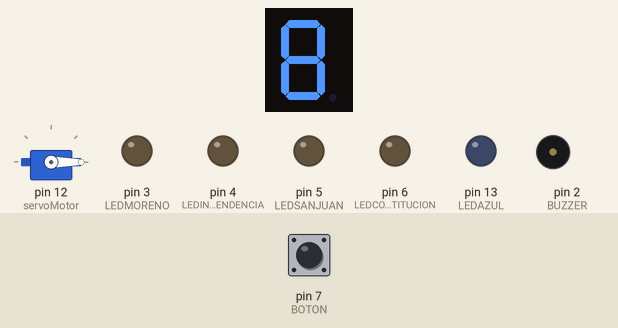
Recording of a sketch running on a simulated Arduino Uno, built with avr-gcc and run on an emulated ATmega328P. On the bench: 1-digit seven-segment display, servo, output pins drawn as LEDs (lit = HIGH), buzzer (waves = sounding, pin HIGH). Wiring (inferred from the names in the program): 1-digit 7-segment display, segments lit when HIGH: segments pin 9, pin 8, A4, A3, A2, pin 10, pin 11. The inputs (shaded band) are chosen by the test bench; at power-on: pin 7 (BOTON) HIGH. The segment pins are drawn as the display they are named for; pins used as bus, display or sensor lines are not drawn.

Above: at 1.2 s.
1.3 s: pin 7 (BOTON) pulled LOW for 0.15 s
At 5.6 s:
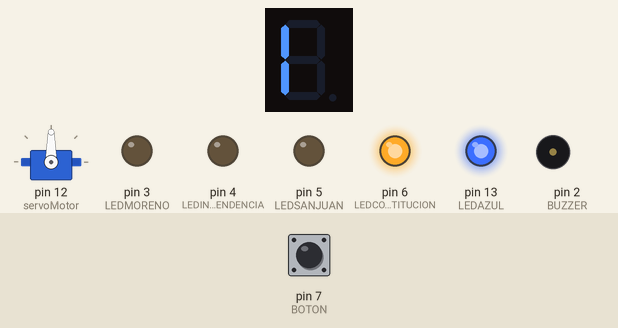
At 10.3 s:
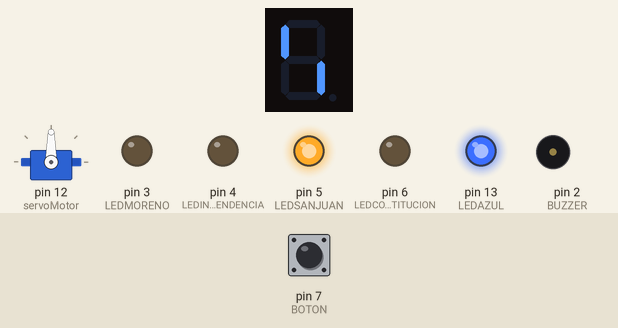
10.4 s: pin 7 (BOTON) driven HIGH
16.4 s: pin 7 (BOTON) driven LOW
At 17.0 s:
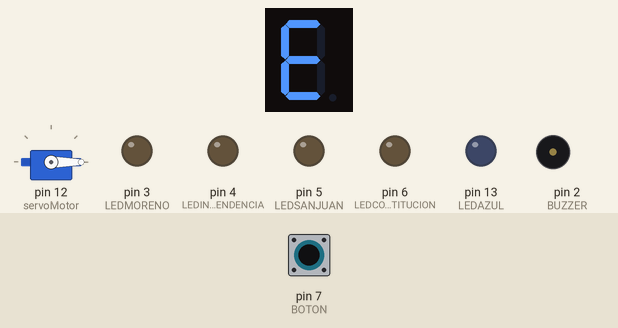
Timing chart, 0 to 19.2 s (numbered marks = the images above; inputs shaded):
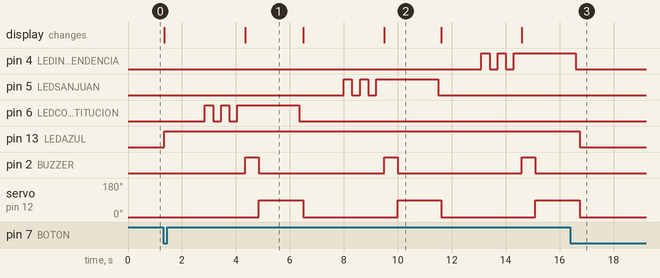

Measured:
- after the input at 1.3 s, pin 5 (LEDSANJUAN): alternates HIGH for 0.30 s and LOW for 0.30 s, 5 changes in all, then stays HIGH, starting after 6.7 s; pin 6 (LEDCONSTITUCION): goes HIGH 0.30 s, LOW 0.30 s, HIGH 0.30 s, LOW 0.30 s, HIGH 2.3 s, then LOW, starting after 1.6 s
- after the input at 16.4 s, pin 3 (LEDMORENO): stops changing and stays LOW; pin 13 (LEDAZUL): HIGH → LOW after 0.35 s
- what the display in image 1 shows lasts 2.1 s, from 4.4 s to 6.5 s

The sketch:

subway_simulator.ino
```cpp
/*
  Subway Station Simulator
  Simulates a subway line cycling through 4 stations plus a traveling state.
  Controls a 7-segment display, a servo motor (simulating door open/close),
  4 status LEDs, and a buzzer to represent train arrivals and departures.
  A debounced push-button starts and stops the simulation.
*/

#include <Servo.h>

#define BOTON 7
#define LEDAZUL 13
int estadoAnteriorBoton = 1;
bool estadoLED = false;
#define BUZZER 2
#define LEDCONSTITUCION 6
#define LEDSANJUAN 5
#define LEDINDEPENDENCIA 4
#define LEDMORENO 3
#define C A4
#define D A3
#define E A2
#define G 11
#define F 10
#define A 9
#define B 8
#define TIEMPO_ESTACION 1500
#define TIEMPO_TITILADO 300
#define EST_CONSTITUCION 20
#define EST_SANJUAN 21
#define EST_INDEPENDENCIA 22
#define EST_MORENO 23
#define EST_VIAJE 24
int estacionActual = EST_CONSTITUCION;
int estacionesFaltantes = 3;
bool incrementando = true;
Servo servoMotor;

void setup() {
  pinMode(LEDAZUL, OUTPUT);
  pinMode(BOTON, INPUT);
  estadoAnteriorBoton = 1;
  pinMode(LEDCONSTITUCION, OUTPUT);
  pinMode(LEDSANJUAN, OUTPUT);
  pinMode(LEDINDEPENDENCIA, OUTPUT);
  pinMode(LEDMORENO, OUTPUT);
  pinMode(C, OUTPUT);
  pinMode(D, OUTPUT);
  pinMode(E, OUTPUT);
  pinMode(G, OUTPUT);
  pinMode(F, OUTPUT);
  pinMode(A, OUTPUT);
  pinMode(B, OUTPUT);
  pinMode(BUZZER, OUTPUT);
  apagarDisplay();
  apagarLeds();
  servoMotor.attach(12);
}

void loop() {
  actualizarEstadoBotonYLed();
  if (estadoLED) {
    manejarEstaciones();
  } else {
    apagarLeds();
    servoMotor.write(0);
  }
  delay(100);
}

// Main state machine: runs the sequence of station stops in order
void manejarEstaciones() {

  switch (estacionActual) {
    case EST_CONSTITUCION:
      apagarLeds();
      servoMotor.write(0);
      enViajeDisplay();
      delay(TIEMPO_ESTACION);
      apagarLeds();
      titilarLed(LEDCONSTITUCION);
      encenderLed(LEDCONSTITUCION);
      displayEnConstitucion();
      activarBuzzer();
      servoMotor.write(90);
      delay(TIEMPO_ESTACION);
      avanzarEstacion();
      break;
    case EST_SANJUAN:
      apagarLeds();
      servoMotor.write(0);
      enViajeDisplay();
      delay(TIEMPO_ESTACION);
      apagarLeds();
      titilarLed(LEDSANJUAN);
      encenderLed(LEDSANJUAN);
      displayEnSanJuan();
      activarBuzzer();
      servoMotor.write(90);
      delay(TIEMPO_ESTACION);
      avanzarEstacion();
      break;
    case EST_INDEPENDENCIA:
      apagarLeds();
      servoMotor.write(0);
      enViajeDisplay();
      delay(TIEMPO_ESTACION);
      apagarLeds();
      titilarLed(LEDINDEPENDENCIA);
      encenderLed(LEDINDEPENDENCIA);
      displayEnIndependencia();
      activarBuzzer();
      servoMotor.write(90);
      delay(TIEMPO_ESTACION);
      avanzarEstacion();
      break;
    case EST_MORENO:
      apagarLeds();
      servoMotor.write(0);
      enViajeDisplay();
      delay(TIEMPO_ESTACION);
      apagarLeds();
      titilarLed(LEDMORENO);
      encenderLed(LEDMORENO);
      displayEnMoreno();
      activarBuzzer();
      servoMotor.write(90);
      delay(TIEMPO_ESTACION);
      avanzarEstacion();
      break;
    case EST_VIAJE:
      apagarLeds();
      enViajeDisplay();
      delay(TIEMPO_ESTACION);
      servoMotor.write(0);
      avanzarEstacion();
      break;
  }
}

// Advances to the next station, alternating direction at the line's ends
void avanzarEstacion() {
  if (incrementando) {
    estacionesFaltantes--;
    if (estacionesFaltantes < 0) {
      estacionesFaltantes = 1;
      incrementando = false;
    }
  } else {
    estacionesFaltantes++;
    if (estacionesFaltantes > 3) {
      estacionesFaltantes = 2;
      incrementando = true;
    }
  }

  switch (estacionesFaltantes) {
    case 1:
      apagarLeds();
      estacionActual = EST_INDEPENDENCIA;
      break;
    case 2:
      apagarLeds();
      estacionActual = EST_SANJUAN;
      break;
    case 3:
      apagarLeds();
      estacionActual = EST_CONSTITUCION;
      break;
    case 0:
      apagarLeds();
      estacionActual = EST_MORENO;
      break;
  }
}

// Reads and debounces the button, toggling the simulation on/off via LEDAZUL
void actualizarEstadoBotonYLed() {
  int estadoActualBoton = digitalRead(BOTON);

  if (estadoActualBoton != estadoAnteriorBoton) {
    delay(50);
    estadoActualBoton = digitalRead(BOTON);

    if (estadoActualBoton == LOW) {
      estadoLED = !estadoLED;
      digitalWrite(LEDAZUL, estadoLED);
    }
  }
  estadoAnteriorBoton = estadoActualBoton;
}

// Turns off all 7-segment display segments
void apagarDisplay() {
  digitalWrite(C, HIGH);
  digitalWrite(D, HIGH);
  digitalWrite(E, HIGH);
  digitalWrite(G, HIGH);
  digitalWrite(F, HIGH);
  digitalWrite(A, HIGH);
  digitalWrite(B, HIGH);
}

// Displays the "in transit" symbol on the 7-segment display
void enViajeDisplay() {
  apagarDisplay();
  digitalWrite(G, LOW);
}

// Displays the "Constitución" station symbol
void displayEnConstitucion() {
  apagarDisplay();
  digitalWrite(C, LOW);
  digitalWrite(D, LOW);
  digitalWrite(E, HIGH);
  digitalWrite(G, LOW);
  digitalWrite(F, HIGH);
  digitalWrite(A, LOW);
  digitalWrite(B, LOW);
}

// Displays the "San Juan" station symbol
void displayEnSanJuan() {
  apagarDisplay();
  digitalWrite(C, HIGH);
  digitalWrite(D, LOW);
  digitalWrite(E, LOW);
  digitalWrite(G, LOW);
  digitalWrite(F, HIGH);
  digitalWrite(A, LOW);
  digitalWrite(B, LOW);
}

// Displays the "Independencia" station symbol
void displayEnIndependencia() {
  apagarDisplay();
  digitalWrite(C, LOW);
  digitalWrite(D, HIGH);
  digitalWrite(E, HIGH);
  digitalWrite(G, HIGH);
  digitalWrite(F, HIGH);
  digitalWrite(A, HIGH);
  digitalWrite(B, LOW);
}

// Displays the "Moreno" station symbol
void displayEnMoreno() {
  apagarDisplay();
  digitalWrite(C, LOW);
  digitalWrite(D, LOW);
  digitalWrite(E, LOW);
  digitalWrite(G, HIGH);
  digitalWrite(F, LOW);
  digitalWrite(A, LOW);
  digitalWrite(B, LOW);
}

// Turns off all station indicator LEDs
void apagarLeds() {
  digitalWrite(LEDCONSTITUCION, LOW);
  digitalWrite(LEDSANJUAN, LOW);
  digitalWrite(LEDINDEPENDENCIA, LOW);
  digitalWrite(LEDMORENO, LOW);
}

// Sounds the buzzer briefly to signal station arrival
void activarBuzzer() {
  digitalWrite(BUZZER, HIGH);
  delay(500);
  digitalWrite(BUZZER, LOW);
}

// Turns on a specific station LED
void encenderLed(int ledPin) {
  digitalWrite(ledPin, HIGH);
}

// Blinks a station LED to indicate arrival before staying lit
void titilarLed(int ledPin) {
  digitalWrite(ledPin, HIGH);
  delay(TIEMPO_TITILADO);
  digitalWrite(ledPin, LOW);
  delay(TIEMPO_TITILADO);
  digitalWrite(ledPin, HIGH);
  delay(TIEMPO_TITILADO);
  digitalWrite(ledPin, LOW);
  delay(TIEMPO_TITILADO);
  digitalWrite(ledPin, HIGH);
  delay(TIEMPO_TITILADO);
  digitalWrite(ledPin, LOW);
}
```
